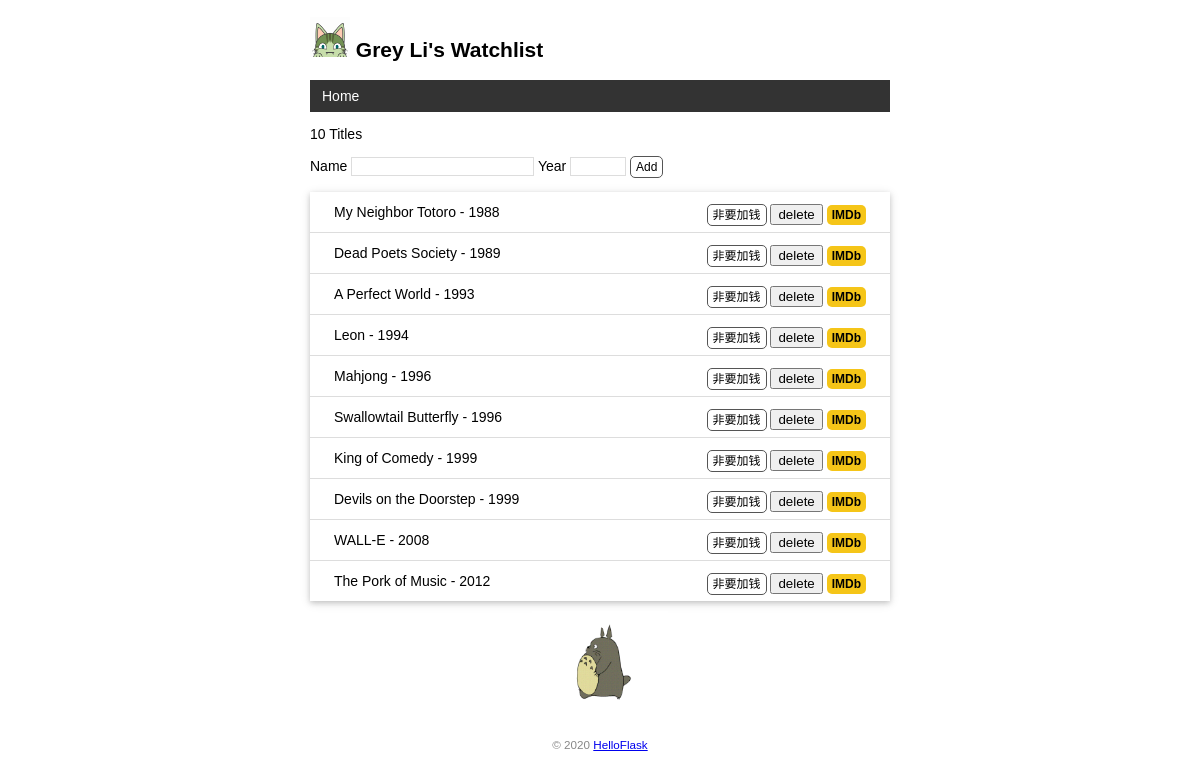
Before: / with the older database file.
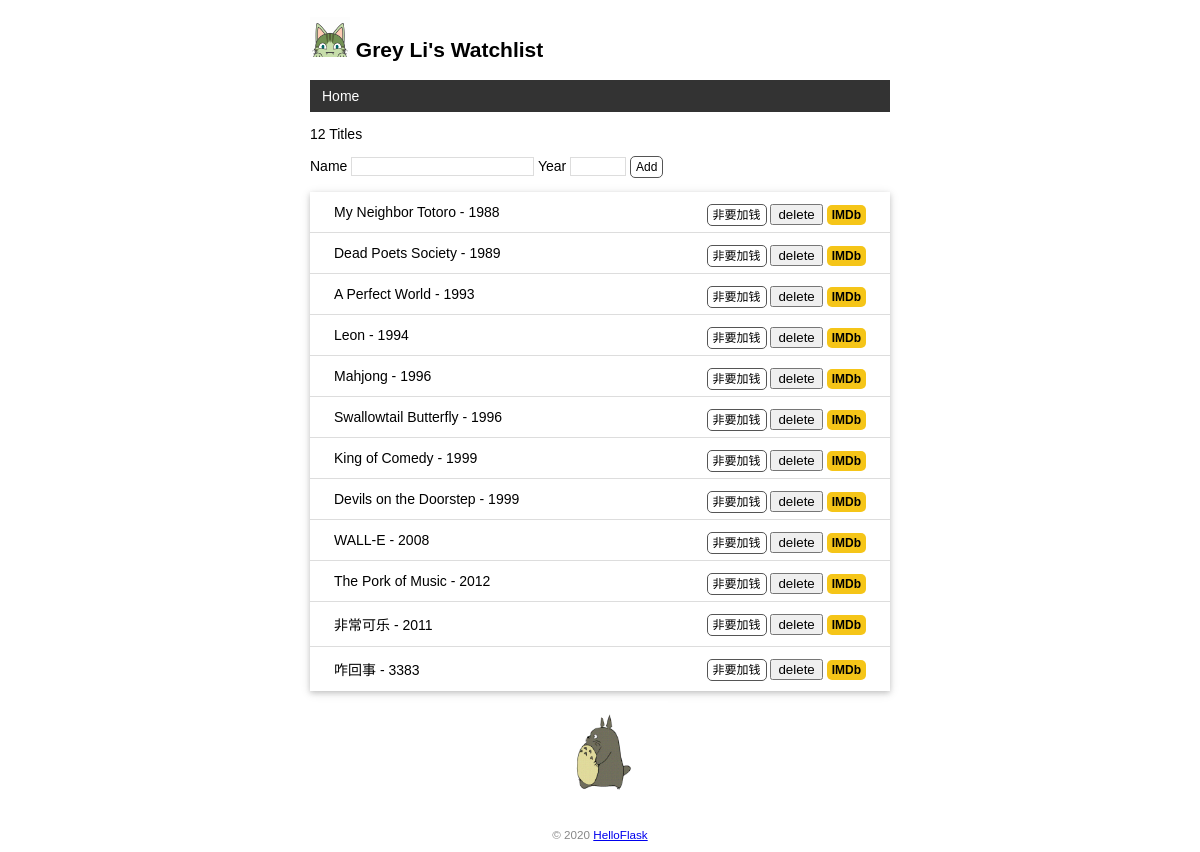
After: the same page with the newer database file.
### app.py (models this page shows)
class User(db.Model):
    id = db.Column(db.Integer, primary_key=True)
    name = db.Column(db.String(20))

class Movie(db.Model):
    id = db.Column(db.Integer, primary_key=True)
    title = db.Column(db.String(60))
    year = db.Column(db.String(4))

### app.py (the view, shortened to what this page needs)
@app.route('/', methods=['GET', 'POST'])
def index():
    movies = Movie.query.all()
    return render_template('index.html', movies=movies)

### app.py (called while the page is built)
@app.context_processor
def inject_user():
    user = User.query.first()
    return dict(user=user)

### templates/index.html
{% extends 'base.html' %}
{% block content %}
    <p>{{ movies|length }} Titles</p>
    <form method="post">
        <label for="title">Name</label> <input type="text" name="title" autocomplete="off" required>
        <label for="year">Year</label> <input type="text" name="year" autocomplete="off" required>
        <input class="btn" type="submit" name="submit" value="Add">
    </form>
    <ul class="movie-list">
    {% for movie in movies %}
        <li>{{ movie.title }} - {{ movie.year }}
            <span class="float-right">
                <a class="btn" href="{{ url_for('edit', movie_id=movie.id) }}">非要加钱</a>
                <form class="inline-form" method="post" action="{{ url_for('delete', movie_id=movie.id) }}">
                    <input type="submit" name="delete" value="delete" onclick="return confirm('are you OK?');">
                </form>
                <a class="imdb" href="https://www.imdb.com/find?q={{ movie.title }}" target="_blank" title="Find this movie on IMDb">IMDb</a>
            </span>
        </li>
    {% endfor %}
    </ul>
    <img alt="Walking Totoro" class="totoro" src="{{ url_for('static', filename='images/totoro.gif') }}">
{% endblock %}

### templates/base.html (shortened to what this page needs)
<!DOCTYPE html>
<html lang="en">
<head>
    {% block head %}
    <link rel="stylesheet" href="{{ url_for('static', filename='style.css') }}" type="text/css">
    {% endblock %}
</head>
<body>
    <h2>
        <img alt="Avatar" class="avatar" src="{{ url_for('static', filename='images/avatar.png') }}">
        {{ user.name }}'s Watchlist
    </h2>
    <nav>
        <ul><li><a href="{{ url_for('index') }}">Home</a></li></ul>
    </nav>
    {% block content %}
    {% endblock %}
    <footer><small>&copy; 2020 <a href="http://helloflask.com/tutorial">HelloFlask</a></small></footer>
</body>
</html>

### static/style.css (style rules this page uses)
body { margin: auto; max-width: 580px; font-size: 14px; font-family: Helvetica, Arial, sans-serif; }
footer { color: #888; margin-top: 15px; text-align: center; padding: 10px; }
.avatar { width: 40px; }
.movie-list { list-style-type: none; padding: 0; margin-bottom: 10px; box-shadow: 0 2px 5px 0 rgba(0, 0, 0, 0.16), 0 2px 10px 0 rgba(0, 0, 0, 0.12); }
.movie-list li { padding: 12px 24px; border-bottom: 1px solid #ddd; }
.movie-list li:last-child { border-bottom:none; }
.totoro { display: block; margin: 0 auto; height: 100px; }
nav ul { list-style-type: none; margin: 0; padding: 0; overflow: hidden; background-color: #333; }
nav li { float: left; }
nav li a { display: block; color: white; text-align: center; padding: 8px 12px; text-decoration: none; }
input[type=submit] { font-family: inherit; }
input[type=text] { border: 1px solid #ddd; }
input[name=year] { width: 50px; }
.btn { font-size: 12px; padding: 3px 5px; text-decoration: none; cursor: pointer; background-color: white; color: black; border: 1px solid #555555; border-radius: 5px; }
.float-right { float: right; }
.imdb { font-size: 12px; font-weight: bold; color: black; text-decoration: none; background: #F5C518; border-radius: 5px; padding: 3px 5px; }
.inline-form { display: inline; }

Changed rows visible on the page:
added Movie: title "非常可乐", year "2011"
added Movie: title "咋回事", year "3383"
Other visible differences:
{{ movies|length }}: "10" → "12"
